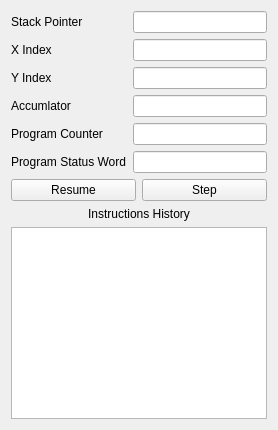
      <widget class="QWidget" name="CPU">
       <attribute name="title">
        <string>CPU</string>
       </attribute>
       <layout class="QGridLayout" name="gridLayout_3">
        <item row="3" column="0">
         <widget class="QTextBrowser" name="logger"/>
        </item>
        <item row="2" column="0">
         <widget class="QLabel" name="loggerLabel">
          <property name="text">
           <string>Instructions History</string>
          </property>
          <property name="alignment">
           <set>Qt::AlignCenter</set>
          </property>
         </widget>
        </item>
        <item row="1" column="0">
         <layout class="QGridLayout" name="gridLayout">
          <item row="0" column="0">
           <widget class="QPushButton" name="resumeButton">
            <property name="text">
             <string>Resume</string>
            </property>
            <property name="icon">
             <iconset resource="../resources/appResources.qrc">
              <normaloff>:/resources/icons/play.svg</normaloff>:/resources/icons/play.svg</iconset>
            </property>
           </widget>
          </item>
          <item row="0" column="1">
           <widget class="QPushButton" name="stepButton">
            <property name="text">
             <string>Step</string>
            </property>
            <property name="icon">
             <iconset resource="../resources/appResources.qrc">
              <normaloff>:/resources/icons/step.svg</normaloff>:/resources/icons/step.svg</iconset>
            </property>
           </widget>
          </item>
         </layout>
        </item>
        <item row="0" column="0">
         <layout class="QGridLayout" name="gridLayout_15">
          <item row="0" column="0">
           <widget class="QLabel" name="stackPointerLabel">
            <property name="text">
             <string>Stack Pointer</string>
            </property>
           </widget>
          </item>
          <item row="5" column="1">
           <widget class="QLineEdit" name="programStatusWordLineEdit"/>
          </item>
          <item row="2" column="1">
           <widget class="QLineEdit" name="yIndexLineEdit"/>
          </item>
          <item row="4" column="1">
           <widget class="QLineEdit" name="programCounterLineEdit"/>
          </item>
          <item row="1" column="0">
           <widget class="QLabel" name="xIndexLabel">
            <property name="text">
             <string>X Index</string>
            </property>
           </widget>
          </item>
          <item row="3" column="0">
           <widget class="QLabel" name="accumlatorLabel">
            <property name="text">
             <string>Accumlator</string>
            </property>
           </widget>
          </item>
          <item row="0" column="1">
           <widget class="QLineEdit" name="stackPointerLineEdit"/>
          </item>
          <item row="3" column="1">
           <widget class="QLineEdit" name="accumlatorLineEdit"/>
          </item>
          <item row="1" column="1">
           <widget class="QLineEdit" name="xIndexLineEdit"/>
          </item>
          <item row="2" column="0">
           <widget class="QLabel" name="yIndexLabel">
            <property name="text">
             <string>Y Index</string>
            </property>
           </widget>
          </item>
          <item row="4" column="0">
           <widget class="QLabel" name="programCounterLabel">
            <property name="text">
             <string>Program Counter</string>
            </property>
           </widget>
          </item>
          <item row="5" column="0">
           <widget class="QLabel" name="programStatusWordLabel">
            <property name="text">
             <string>Program Status Word</string>
            </property>
           </widget>
          </item>
         </layout>
        </item>
       </layout>
      </widget>
